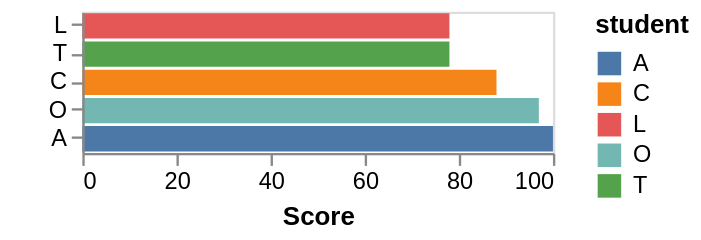

This figure's Vega-Lite source:
### Vega specification from a JSON file in a GitHub repository (floating-point values rounded to 4 significant figures)
{"$schema": "https://vega.github.io/schema/vega/v3.0.json", "description": "A bar graph showing the scores of the top 5 students. This shows an example of the window transform, for how the top K (5) can be filtered, and also how a rank can be computed for each student.", "autosize": "pad", "padding": 5, "width": 200, "style": "cell", "data": [{"name": "source_0", "values": [{"student": "A", "score": 100}, {"student": "B", "score": 56}, {"student": "C", "score": 88}, {"student": "D", "score": 65}, {"student": "E", "score": 45}, {"student": "F", "score": 23}, {"student": "G", "score": 66}, {"student": "H", "score": 67}, {"student": "I", "score": 13}, {"student": "J", "score": 12}, {"student": "K", "score": 50}, {"student": "L", "score": 78}, {"student": "M", "score": 66}, {"student": "N", "score": 30}, {"student": "O", "score": 97}, {"student": "P", "score": 75}, {"student": "Q", "score": 24}, {"student": "R", "score": 42}, {"student": "S", "score": 76}, {"student": "T", "score": 78}, {"student": "U", "score": 21}, {"student": "V", "score": 46}]}, {"name": "data_0", "source": "source_0", "transform": [{"type": "formula", "expr": "toNumber(datum[\"score\"])", "as": "score"}, {"type": "window", "params": [null], "as": ["rank"], "ops": ["rank"], "fields": ["score"], "sort": {"field": ["score"], "order": ["descending"]}, "groupby": ["Student"], "frame": [null, null]}, {"type": "filter", "expr": "datum.rank <= 5"}]}, {"name": "data_1", "source": "data_0", "transform": [{"type": "filter", "expr": "datum[\"score\"] !== null && !isNaN(datum[\"score\"])"}]}], "signals": [{"name": "y_step", "value": 12}, {"name": "height", "update": "bandspace(domain('y').length, 0.1, 0.05) * y_step"}], "marks": [{"name": "marks", "type": "rect", "style": ["bar"], "from": {"data": "data_1"}, "encode": {"update": {"fill": {"scale": "color", "field": "student"}, "x": {"scale": "x", "field": "score"}, "x2": {"scale": "x", "value": 0}, "y": {"scale": "y", "field": "student"}, "height": {"scale": "y", "band": true}}}}], "scales": [{"name": "x", "type": "linear", "domain": {"data": "data_1", "field": "score"}, "range": [0, {"signal": "width"}], "nice": true, "zero": true}, {"name": "y", "type": "band", "domain": {"data": "data_0", "field": "student", "sort": {"field": "score", "op": "average"}}, "range": {"step": {"signal": "y_step"}}, "paddingInner": 0.1, "paddingOuter": 0.05}, {"name": "color", "type": "ordinal", "domain": {"data": "data_1", "field": "student", "sort": true}, "range": "category"}], "axes": [{"scale": "x", "orient": "bottom", "title": "Score", "labelFlush": true, "labelOverlap": true, "tickCount": {"signal": "ceil(width/40)"}, "zindex": 1}, {"scale": "y", "orient": "left", "zindex": 1}], "legends": [{"fill": "color", "title": "student", "encode": {"symbols": {"update": {"shape": {"value": "square"}}}}}], "config": {"axisY": {"minExtent": 30}}}
